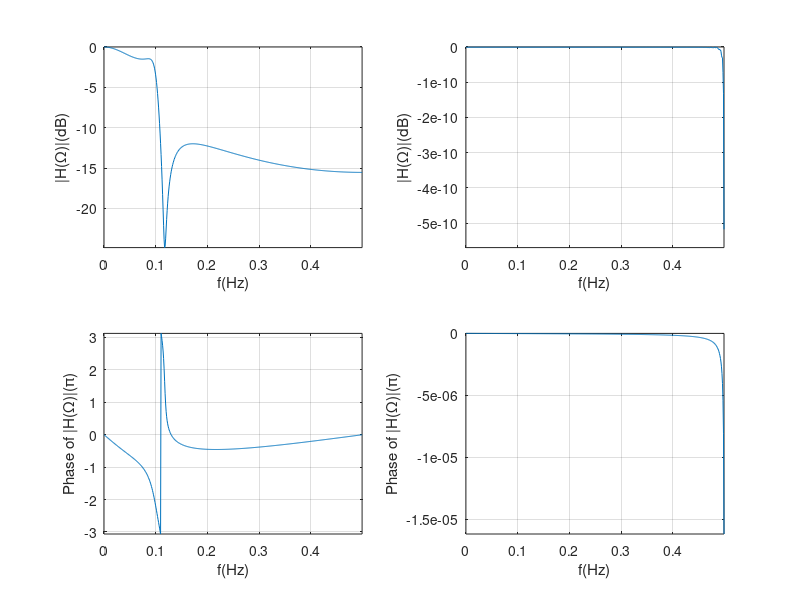

Source code (MATLAB):
fp=1000;
fs=1500;
Rp=1;
As=15;
f=10000;

%脉冲响应不变法
Wp=2*pi*fp;
Ws=2*pi*fs;
[N1,OmegaC1] = ellipord(Wp,Ws,Rp,As,'s');
[b1,a1]=ellip(N1,Rp,As,Wp,'low','s');
[bz,az]=impinvar(b1,a1,f);
[H,w]=freqz(bz,az);                                                                                                                                          
subplot(221);
plot(w/2/pi,20*log10(abs(H)/max(abs(H))));
grid on;
axis tight;
xlabel('f(Hz)');
ylabel('|H(\Omega)|(dB)');
subplot(223);
plot(w/2/pi,angle(H));
grid on;
axis tight;
xlabel('f(Hz)');
ylabel('Phase of |H(\Omega)|(\pi)');


%双线性变换法
 
wp=2*pi*fp/f; ws=2*pi*fs/f; %转换为数字角频率技术指标
Wp=(2*f)*tan(wp/2);Ws =(2*f)*tan(ws/2); %将数字技术指标的反畸变为模拟指标
[N2,OmegaC2]=ellipord(Wp,Ws,Rp,As,'s');
[b2,a2]=ellip(N2,Rp,As,Wp,'low','s');
[bz2,az2]=bilinear(b2,a2,f);
[H,w]=freqz(bz2,az2);  
subplot(222);
plot(w/2/pi,20*log10(abs(H)/max(abs(H))));
grid on;
axis tight;
xlabel('f(Hz)');
ylabel('|H(\Omega)|(dB)');
subplot(224);
plot(w/2/pi,angle(H));
grid on;
axis tight;
xlabel('f(Hz)');
ylabel('Phase of |H(\Omega)|(\pi)');